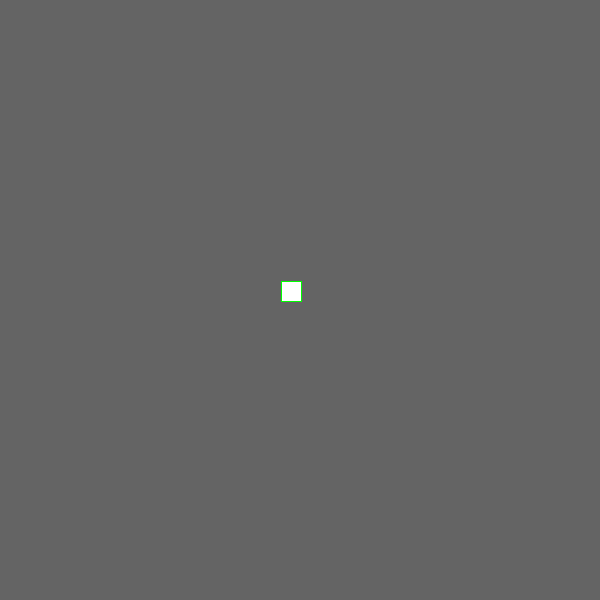
Frame 1 (no input)
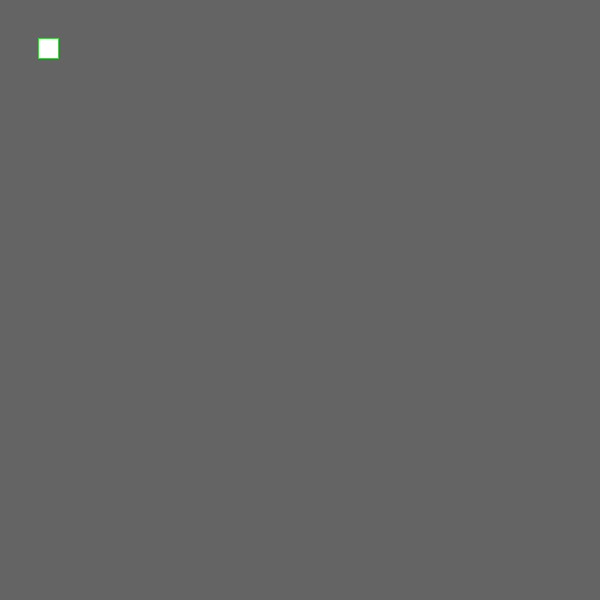
Frame 60 (the mouse pressed at the canvas centre just before this capture)
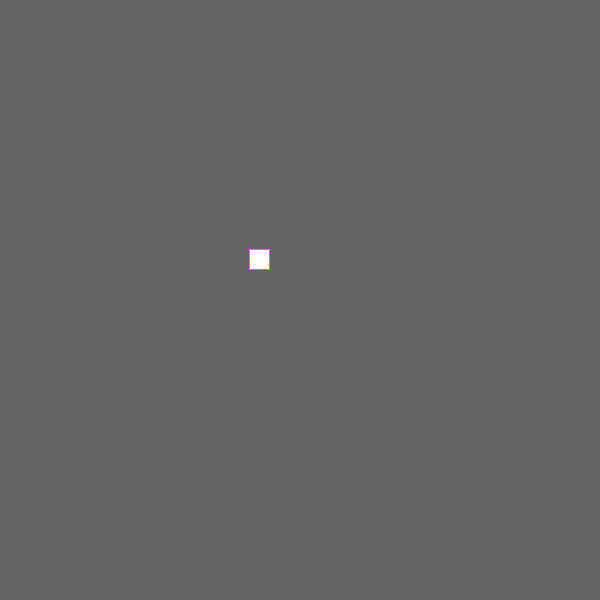
Frame 120 (the mouse held since frame 60 and released just before this capture)

The Processing sketch that drew these frames (run headless with seeded random() and noise(); from frame 60 on, the mouse is pressed at the canvas centre):

// Processing sketch: xeno
// ── xeno.pde
Rectangle myRectangle;

void setup(){
  size(600,600);
  
  myRectangle = new Rectangle();
  myRectangle.pos.x = width/2;
  myRectangle.pos.y = height/2;
  
}

void draw(){
  
  background(100);
  myRectangle.xenoToPoint(mouseX, mouseY);
  myRectangle.draw();

}

// ── Rectangle.pde
class Rectangle{
  
  float catchUpSpeed;
  PVector pos = new PVector();
  
  Rectangle(){
	catchUpSpeed = 0.03f;
  }

//------------------------------------------------------------------
void draw() {
    fill(255);
    stroke(0,255,0);
    rectMode(CENTER); // center around the position
    rect(pos.x, pos.y, 20,20);
}

//------------------------------------------------------------------
  void xenoToPoint(float catchX, float catchY){
    pos.x = catchUpSpeed * catchX + (1-catchUpSpeed) * pos.x; 
    pos.y = catchUpSpeed * catchY + (1-catchUpSpeed) * pos.y; 
  }
}
